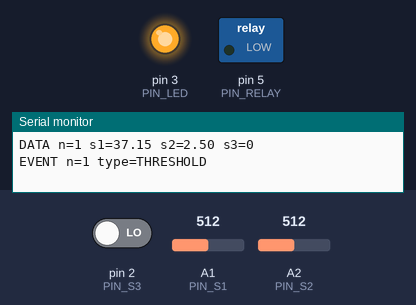
A sketch run on a simulated Arduino Uno, built with avr-gcc and run on an emulated ATmega328P. On the bench: switched loads named in the sketch (green lamp = pin HIGH), output pins drawn as LEDs (lit = HIGH), the last lines printed to the serial monitor. Inputs (shaded band) come from the test bench; at power-on: A1 (PIN_S1) = 512, pin 2 (PIN_S3) LOW, A2 (PIN_S2) = 512.

Above: at 1.2 s.
1.3 s: A1 (PIN_S1) set to 383
6.2 s: A1 (PIN_S1) set to 357
At 10.4 s:
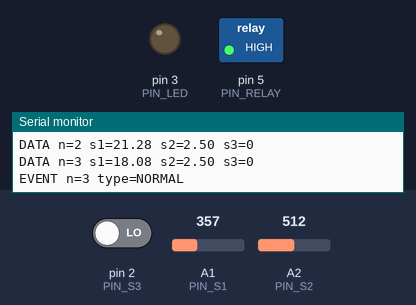
11.5 s: A1 (PIN_S1) set to 511
At 15.5 s:
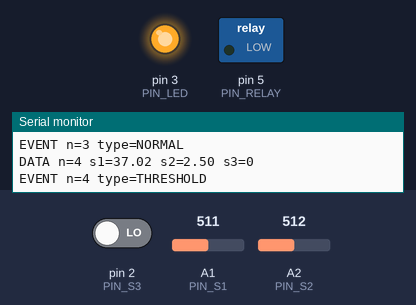
16.5 s: A1 (PIN_S1) set to 306
At 20.5 s:
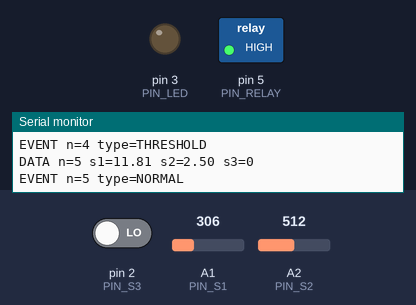
Timing chart, 0 to 22.0 s (numbered marks = the images above; inputs shaded):
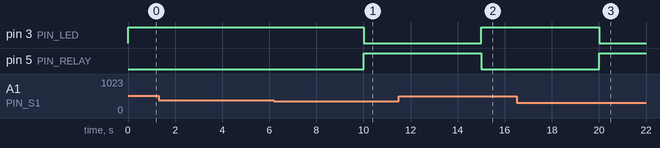

Measured:
- the behaviour switches between 373 and 372 on A1 (PIN_S1) (found by bisection; images 0 and 1)
- after the input at 6.2 s, pin 3 (PIN_LED): HIGH → LOW after 3.8 s; pin 5 (PIN_RELAY): LOW → HIGH after 3.8 s
- after the input at 11.5 s, pin 3 (PIN_LED): LOW → HIGH after 3.5 s; pin 5 (PIN_RELAY): HIGH → LOW after 3.5 s
- after the input at 16.5 s, pin 3 (PIN_LED): HIGH → LOW after 3.5 s; pin 5 (PIN_RELAY): LOW → HIGH after 3.5 s

The sketch:

sketch.ino
```cpp
const unsigned long T_MS = 5000;

const int PIN_S1 = A1;
const int PIN_S2 = A2;
const int PIN_S3 = 2;
const int PIN_RELAY = 5;
const int PIN_LED = 3;

const float THRESHOLD = 20.0;

// Калибровка MQ2: в Wokwi в "чистом воздухе" (0.1 ppm) код АЦП = 210
const int S1_CLEAN = 210;


const int RELAY_ON = LOW;
const int RELAY_OFF = HIGH;

unsigned long n = 0;
bool alarm = false;

void setup() {
  Serial.begin(9600);

  pinMode(PIN_S1, INPUT);
  pinMode(PIN_S2, INPUT);
  pinMode(PIN_S3, INPUT);


  digitalWrite(PIN_RELAY, RELAY_OFF);
  pinMode(PIN_RELAY, OUTPUT);

  digitalWrite(PIN_LED, LOW);
  pinMode(PIN_LED, OUTPUT);
}

void loop() {
  n++;


  float s1 = constrain(100.0 * (analogRead(PIN_S1) - S1_CLEAN) / (1023.0 - S1_CLEAN), 0.0, 100.0);


  float s2 = 5.0 * analogRead(PIN_S2) / 1023.0;


  int s3 = digitalRead(PIN_S3);


  Serial.print("DATA n=");
  Serial.print(n);
  Serial.print(" s1=");
  Serial.print(s1, 2);
  Serial.print(" s2=");
  Serial.print(s2, 2);
  Serial.print(" s3=");
  Serial.println(s3);

  bool condition = s1 > THRESHOLD;

  if (condition && !alarm) {
    alarm = true;

    digitalWrite(PIN_RELAY, RELAY_ON);
    digitalWrite(PIN_LED, HIGH);

    Serial.print("EVENT n=");
    Serial.print(n);
    Serial.println(" type=THRESHOLD");
  } else if (!condition && alarm) {
    alarm = false;

    digitalWrite(PIN_RELAY, RELAY_OFF);
    digitalWrite(PIN_LED, LOW);

    Serial.print("EVENT n=");
    Serial.print(n);
    Serial.println(" type=NORMAL");
  }

  delay(T_MS);
}
```
